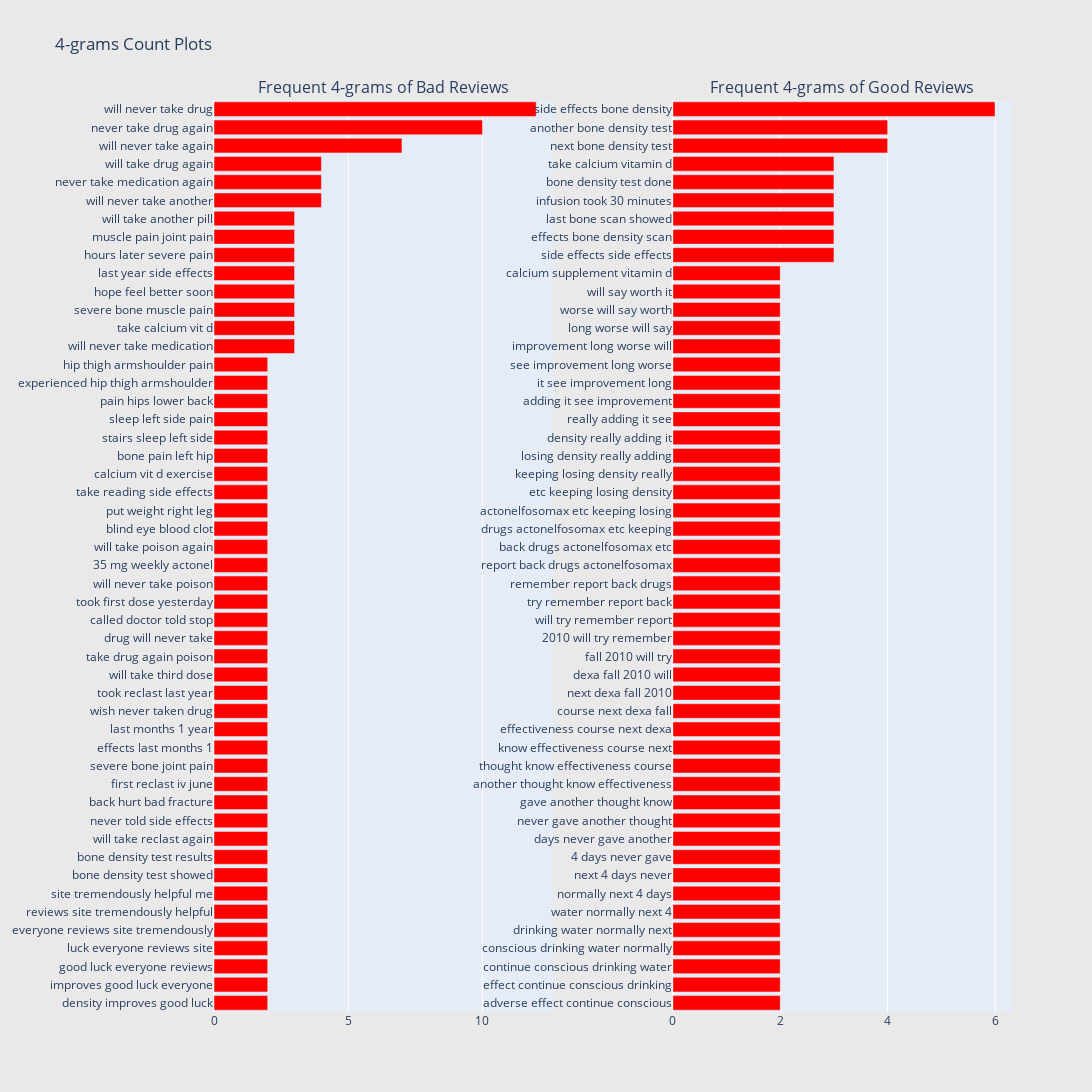

The code cell stored with this chart in its notebook:
### Markdown cell above
# 4-Gram

### Code cell
freq_dict = defaultdict(int)
for sent in bad_df["Reviews"]:
    for word in generate_ngrams(sent,4):
        freq_dict[word] += 1
fd_sorted = pd.DataFrame(sorted(freq_dict.items(), key=lambda x: x[1])[::-1])
fd_sorted.columns = ["word", "wordcount"]
trace1 = horizontal_bar_chart(fd_sorted.head(50), 'red')

freq_dict = defaultdict(int)
for sent in good_df["Reviews"]:
    for word in generate_ngrams(sent,4):
        freq_dict[word] += 1
fd_sorted = pd.DataFrame(sorted(freq_dict.items(), key=lambda x: x[1])[::-1])
fd_sorted.columns = ["word", "wordcount"]
trace2 = horizontal_bar_chart(fd_sorted.head(50), 'red')

# Creating two subplots
fig = tools.make_subplots(rows=1, cols=2, vertical_spacing=0.04,horizontal_spacing=0.15,
                          subplot_titles=["Frequent 4-grams of Bad Reviews", 
                                          "Frequent 4-grams of Good Reviews"])
fig.append_trace(trace1, 1, 1)
fig.append_trace(trace2, 1, 2)
fig['layout'].update(height=1200, width=1600, paper_bgcolor='rgb(233,233,233)', title="4-grams Count Plots")
py.iplot(fig, filename='word-plots')

### Figure 1 — Plotly figure (JSON) as saved in the notebook; plotly's stock layout.template omitted (floating-point values rounded to 4 significant figures)
{"data": [{"marker": {"color": "red"}, "orientation": "h", "showlegend": false, "type": "bar", "x": [2, 2, 2, 2, 2, 2, 2, 2, 2, 2, 2, 2, 2, 2, 2, 2, 2, 2, 2, 2, 2, 2, 2, 2, 2, 2, 2, 2, 2, 2, 2, 2, 2, 2, 2, 2, 3, 3, 3, 3, 3, 3, 3, 3, 4, 4, 4, 7, 10, 12], "xaxis": "x", "y": ["density improves good luck", "improves good luck everyone", "good luck everyone reviews", "luck everyone reviews site", "everyone reviews site tremendously", "reviews site tremendously helpful", "site tremendously helpful me", "bone density test showed", "bone density test results", "will take reclast again", "never told side effects", "back hurt bad fracture", "first reclast iv june", "severe bone joint pain", "effects last months 1", "last months 1 year", "wish never taken drug", "took reclast last year", "will take third dose", "take drug again poison", "drug will never take", "called doctor told stop", "took first dose yesterday", "will never take poison", "35 mg weekly actonel", "will take poison again", "blind eye blood clot", "put weight right leg", "take reading side effects", "calcium vit d exercise", "bone pain left hip", "stairs sleep left side", "sleep left side pain", "pain hips lower back", "experienced hip thigh armshoulder", "hip thigh armshoulder pain", "will never take medication", "take calcium vit d", "severe bone muscle pain", "hope feel better soon", "last year side effects", "hours later severe pain", "muscle pain joint pain", "will take another pill", "will never take another", "never take medication again", "will take drug again", "will never take again", "never take drug again", "will never take drug"], "yaxis": "y"}, {"marker": {"color": "red"}, "orientation": "h", "showlegend": false, "type": "bar", "x": [2, 2, 2, 2, 2, 2, 2, 2, 2, 2, 2, 2, 2, 2, 2, 2, 2, 2, 2, 2, 2, 2, 2, 2, 2, 2, 2, 2, 2, 2, 2, 2, 2, 2, 2, 2, 2, 2, 2, 2, 2, 3, 3, 3, 3, 3, 3, 4, 4, 6], "xaxis": "x2", "y": ["adverse effect continue conscious", "effect continue conscious drinking", "continue conscious drinking water", "conscious drinking water normally", "drinking water normally next", "water normally next 4", "normally next 4 days", "next 4 days never", "4 days never gave", "days never gave another", "never gave another thought", "gave another thought know", "another thought know effectiveness", "thought know effectiveness course", "know effectiveness course next", "effectiveness course next dexa", "course next dexa fall", "next dexa fall 2010", "dexa fall 2010 will", "fall 2010 will try", "2010 will try remember", "will try remember report", "try remember report back", "remember report back drugs", "report back drugs actonelfosomax", "back drugs actonelfosomax etc", "drugs actonelfosomax etc keeping", "actonelfosomax etc keeping losing", "etc keeping losing density", "keeping losing density really", "losing density really adding", "density really adding it", "really adding it see", "adding it see improvement", "it see improvement long", "see improvement long worse", "improvement long worse will", "long worse will say", "worse will say worth", "will say worth it", "calcium supplement vitamin d", "side effects side effects", "effects bone density scan", "last bone scan showed", "infusion took 30 minutes", "bone density test done", "take calcium vitamin d", "next bone density test", "another bone density test", "side effects bone density"], "yaxis": "y2"}], "layout": {"annotations": [{"font": {"size": 16}, "showarrow": false, "text": "Frequent 4-grams of Bad Reviews", "x": 0.2125, "xanchor": "center", "xref": "paper", "y": 1, "yanchor": "bottom", "yref": "paper"}, {"font": {"size": 16}, "showarrow": false, "text": "Frequent 4-grams of Good Reviews", "x": 0.7875, "xanchor": "center", "xref": "paper", "y": 1, "yanchor": "bottom", "yref": "paper"}], "height": 1200, "paper_bgcolor": "rgb(233,233,233)", "title": {"text": "4-grams Count Plots"}, "width": 1600, "xaxis": {"anchor": "y", "domain": [0, 0.425]}, "xaxis2": {"anchor": "y2", "domain": [0.575, 1]}, "yaxis": {"anchor": "x", "domain": [0, 1]}, "yaxis2": {"anchor": "x2", "domain": [0, 1]}}}
